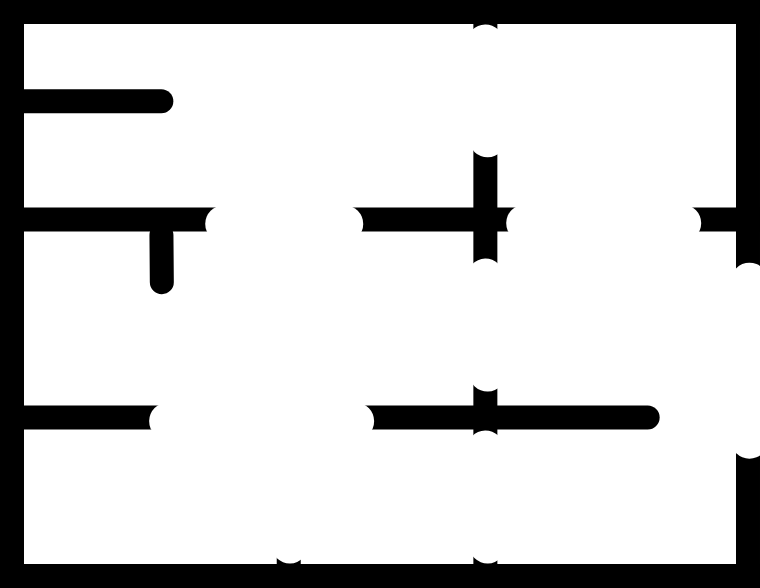
#> input picture room.png, 760 x 588 px
$ python particle_filter_room.py
#> lines starting #> are read from the running program, lines starting #| are printed output that depends on the picture; after the words box and inside, x2 and y2 are one past the last pixel; in counts of white or black regions, pixels touching at a corner belong together
### robot.py
import numpy as np
import cv2
from constant import *

class Robot:
  def __init__(self, pos, rot_angle):
    # super().__init__(room, pos, rot_angle)
    self.pos = pos
    self.rot_angle = rot_angle
    self.robot_radius = 25
    self.thikness = 10
    self.robot_color = (255,0,0)

  # The position of the robot is relative to the room
  # its rotation is relative to its center with x,y <=> width, height
  def put_robot(self, room):

    cv2.circle(room, self.pos, self.robot_radius, self.robot_color , -1)
    cv2.line(room, self.pos, (int(self.pos[0]+self.robot_radius*np.cos(self.rot_angle)), int(self.pos[1]+self.robot_radius*np.sin(self.rot_angle))),(0,0,0), self.thikness//2)
    cv2.imshow("room", room)

    return room

  # This function changes the position of the robot with a small noise
  def move(self, room, fwd, turn, noisy = True, STD_STEP = 2, STD_TURN = np.radians(3)):
    if noisy:
        fwd_noisy = np.random.normal(fwd, STD_STEP, 1)
        turn_noisy = np.random.normal(turn, STD_TURN, 1)
    else:
        fwd_noisy = fwd
        turn_noisy = turn

    pos0 = self.pos[0] + int(fwd_noisy*np.cos(self.rot_angle))
    pos1 = self.pos[1] + int(fwd_noisy*np.sin(self.rot_angle))

    self.rot_angle += turn_noisy

    if room[pos1][pos0][0] == 0:
      pos0 = self.pos[0]
      pos1 = self.pos[1]

    self.pos = (pos0, pos1)

  # Senses the position of the robot like a lidar
  def sense_lidar(self, room, nbr_angle_accuracy = NBR_ANGLE_ACCURACY, step_xy = 13, sensor_angle = np.radians(SENSOR_ANGLE), max_distance_sensor = 300):

    sensor = np.zeros((nbr_angle_accuracy,1))

    lroom = cv2.cvtColor(room, cv2.COLOR_BGR2GRAY)
    if not(nbr_angle_accuracy == 1):
        step_angle = sensor_angle/(nbr_angle_accuracy-1)
    else :
        sensor_angle = step_angle = 0

    for i in range(nbr_angle_accuracy):
        dist = 0
        posx = self.pos[1]
        posy = self.pos[0]

        if posx<lroom.shape[0]  and posy<lroom.shape[1] :
            pix = lroom[posx, posy]
        else :
            pix = -1

        while pix>0 and dist<max_distance_sensor and posx+step_xy<lroom.shape[0] and posy+step_xy< lroom.shape[1]:

                posy += int(step_xy*np.cos(self.rot_angle-sensor_angle/2 + step_angle*i))
                posx += int(step_xy*np.sin(self.rot_angle-sensor_angle/2 + step_angle*i))

                dist += step_xy

                pix = lroom[posx, posy]

        if pix == 0 :
            sensor[i] = np.sqrt(posx**2 + posy**2)
            cv2.circle(room, (int(posy), int(posx)), 5, (255,0,255), -1)
        else:
            sensor[i] = -1
            cv2.circle(room, (int(posy), int(posx)), 5, (0,255,255), -1)

    return sensor

### particles.py
import numpy as np
import cv2
from constant import *

class Particles:
    def __init__(self, num_particles, HEIGHT, WIDTH):
        self.num_particles = num_particles
        self.HEIGHT, self.WIDTH = HEIGHT, WIDTH
        self.particles = np.random.rand(num_particles, 3)
        self.particles *= np.array((self.WIDTH, self.HEIGHT, np.radians(360)))
        self.weights =  np.zeros(self.num_particles)
        self.SIGMA_POS = 2
        self.SIGMA_TURN = np.radians(10)

    def move_particles(self, fwd, turn):
        self.particles[:, 0] += fwd*np.cos(self.particles[:, 2])
        self.particles[:, 1] += fwd*np.sin(self.particles[:, 2])
        self.particles[:, 2] += turn

        self.particles[:, 0] = np.clip(self.particles[:, 0], 0.0, self.WIDTH-1)
        self.particles[:, 1] = np.clip(self.particles[:, 1], 0.0, self.HEIGHT-1)


    def put_particles(self, room):
        if len(self.particles) > 0:
            for i in range(self.num_particles):
                cv2.circle(room, (int(self.particles[i,0]),(int(self.particles[i,1]))),1, (255, 255, 0), 1)


    def get_weights(self, room, sensor_robot):

        for i in range(len(self.particles)):
            sensor_particle = self.sense_lidar(room, (int(self.particles[i][0]), int(self.particles[i][1])), self.particles[i][2])
            weight = np.abs(sensor_robot-sensor_particle)
            self.weights[i] = np.sum(weight)

        self.weights = (NBR_ANGLE_ACCURACY*max(self.WIDTH//15, self.HEIGHT//15) - self.weights)
        # self.wieghts = (np.max(self.weights)- self.weights)

        self.weights[np.where(
                (self.particles[:,0] == 0)|
                (self.particles[:,0] == self.WIDTH-1)|
                (self.particles[:,1] == 0)|
                (self.particles[:,1] == self.HEIGHT-1)
            )[0]
            ] = 0.0
        self.weights[np.where(self.weights <0)] = 0.0
        self.weights = self.weights**3


    def resample(self):
        probabilities = self.weights/np.sum(self.weights)

        new_index = np.random.choice(
            self.num_particles,
            size = self.num_particles,
            p = probabilities
        )

        self.particles = self.particles[new_index, :]

        # self.particles[np.where(self.weights == 0)]  = [0,0,0]

        # hey = self.particles[np.where(self.weights == 0)]


    def add_noise(self):
        noise = np.concatenate(
            (
                np.random.normal(0,self.SIGMA_POS, (self.num_particles, 1)),
                np.random.normal(0,self.SIGMA_POS, (self.num_particles, 1)),
                np.random.normal(0,self.SIGMA_TURN, (self.num_particles, 1))
            ),
            axis = 1
        )
        self.particles += noise

    def sense_lidar(self, room, pos, rot_angle, nbr_angle_accuracy = NBR_ANGLE_ACCURACY, step_xy = 13, sensor_angle = np.radians(SENSOR_ANGLE), max_distance_sensor = 300):

        sensor = np.zeros((nbr_angle_accuracy,1))

        lroom = cv2.cvtColor(room, cv2.COLOR_BGR2GRAY)
        if not(nbr_angle_accuracy == 1):
            step_angle = sensor_angle/(nbr_angle_accuracy-1)
        else :
            sensor_angle = step_angle = 0

        for i in range(nbr_angle_accuracy):
            dist = 0
            posx = pos[1]
            posy = pos[0]

            if posx<lroom.shape[0]  and posy<lroom.shape[1] :
                pix = lroom[posx, posy]
            else :
                pix = -1

            while pix>0 and dist<max_distance_sensor and posx+step_xy<lroom.shape[0] and posy+step_xy< lroom.shape[1]:

                    posy += int(step_xy*np.cos(rot_angle-sensor_angle/2 + step_angle*i))
                    posx += int(step_xy*np.sin(rot_angle-sensor_angle/2 + step_angle*i))

                    dist += step_xy

                    pix = lroom[posx, posy]


            if pix == 0 :
                sensor[i] = np.sqrt(posx**2 + posy**2)
            else:
                sensor[i] = -1

        return sensor

    def particles_exist(self):
        return len(self.particles)>0

    def estimation(self):
        return np.mean(self.particles, axis = 0)

    def number_particles(self):
        return len(self.particles)

### particle_filter_room.py
import numpy as np
import cv2
import matplotlib.pyplot as plt

from robot import *
from particles import *

NUM_PARTICLES = 800

room = room = cv2.imread("room.png")
#> room is the input picture: shape (588, 760, 3); min 0, max 255, mean 207.1
HEIGHT, WIDTH,_ = room.shape
#> HEIGHT = 588; WIDTH = 760

# This function returns the next steps and turns of the robot
def get_input(TURN = np.radians(20), STEP = 5):
  fwd = 0
  turn = 0
  halt = False
  k = cv2.waitKey(0)&0xFF

  if k == 109:
    fwd = STEP
  elif k == 33:
    turn = TURN
  elif k == 58:
    turn = -TURN
  elif k == 0:
    halt = True

  return fwd, turn, halt


halt = False
pos = (3*WIDTH//4, 4*HEIGHT//5)
#> pos = (570, 470)
rot = 180
fwd, turn = 0, 0
error_pos = list()

robot_ = Robot(pos, rot)

particles_ = Particles(NUM_PARTICLES, HEIGHT, WIDTH)

while not(halt):

    lroom = np.array(room)

    fwd, turn, halt = get_input()
#> (key Esc is pressed here)

    robot_.move(lroom, fwd, turn, noisy = True)
#> in move, `turn_noisy = np.random.normal(turn, STD_TURN, 1)`: turn_noisy = [-0.0242]
#> in move, `self.rot_angle += turn_noisy`: self.rot_angle = [180]

    sensor = robot_.sense_lidar(lroom)
#> in sense_lidar, `step_angle = sensor_angle/(nbr_angle_accuracy-1)`: step_angle = 0.262
#> after the loop in sense_lidar, `for i in range(nbr_angle_accuracy):`:
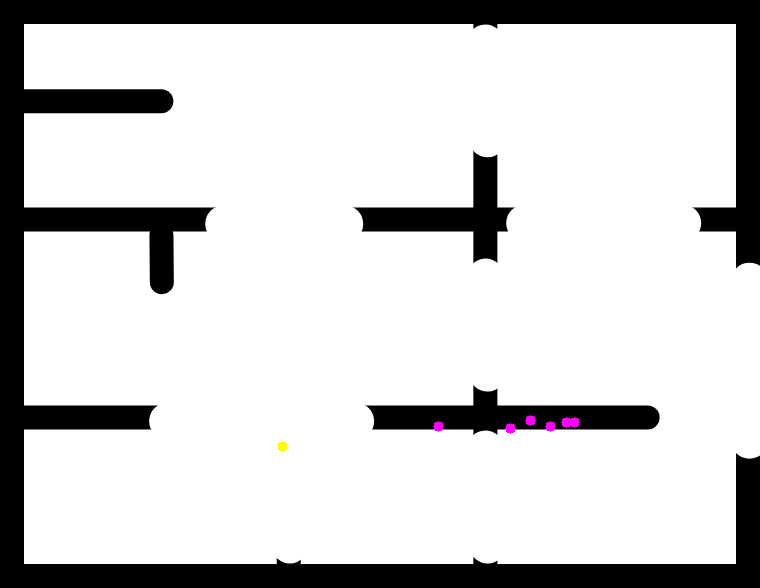
#> room: shape (588, 760, 3); 0.12% of pixels changed, all inside (x1, y1, x2, y2) = (277, 415, 580, 452)
#> after the loop in sense_lidar, `for i in range(nbr_angle_accuracy):`: sensor = [-1, 611, 665.8, 676.2, 695.7, 706, 712.4]
#> sensor = [-1, 611, 665.8, 676.2, 695.7, 706, 712.4]

    particles_.put_particles(lroom)
#> after the loop in put_particles, `for i in range(self.num_particles):`:
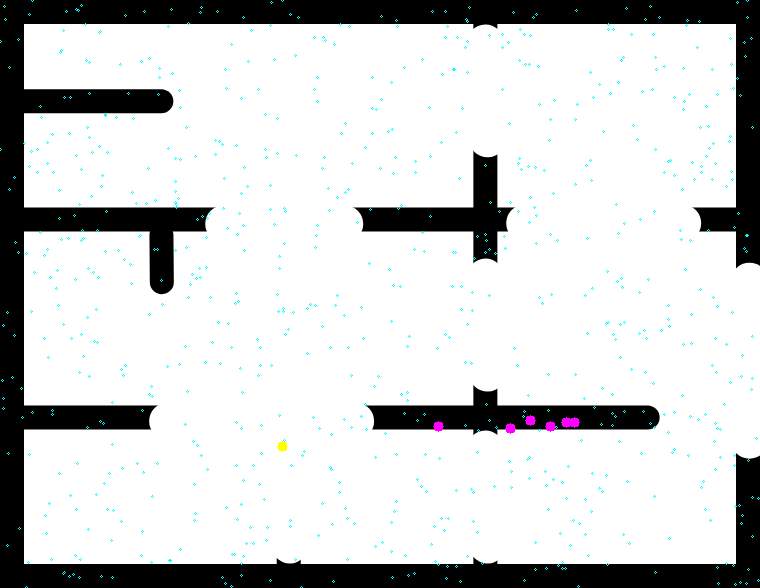
#> room: shape (588, 760, 3); 0.71% of pixels changed, all inside (x1, y1, x2, y2) = (0, 0, 760, 588)
    particles_.move_particles(fwd, turn)

    particles_.get_weights(lroom, sensor)
#> the loop in get_weights, `for i in range(len(self.particles)):` made 800 passes
#> (sensor_particle, weight) on passes 1 to 3: ([591.9, 591.9, 591.9, 591.9, 591.9, 591.9, 591.9], [592.9, 19.15, 73.94, 84.39, 103.8, 114.2, 120.6]), ([295.8, -1, 446.6, 460.9, 464.2, 469.4, 472.9], [296.8, 612, 219.2, 215.3, 231.5, 236.6, 239.5]), ([574.1, 614.8, 668.9, -1, -1, 735, 698.3], [575.1, 3.82, 3.12, 677.2, 696.7, 28.96, 14.12])
#> after the loop in get_weights, `for i in range(len(self.particles)):`: self.weights = 800 values, max 4867.3 at index 324, min 121.5 at index 374, mean 2335.3
#> in get_weights, `self.weights = (NBR_ANGLE_ACCURACY*max(self.WIDTH//15, self.HEIGHT//15..`: self.weights = 800 values, max 228.5 at index 374, min -4517.3 at index 324, mean -1985.3
#> in get_weights, `self.weights = self.weights**3`: self.weights = 800 values, max 11925375.5 at index 374, min 0 at index 0, mean 28767.3
    particles_.resample()
#> in resample, `probabilities = self.weights/np.sum(self.weights)`: probabilities = 800 values, max 0.518 at index 374, min 0 at index 0, mean 0.00125
#> in resample, `new_index = np.random.choice( self.num_particles, size = self.num_part..`: new_index = 800 values, max 644 at index 131, min 7 at index 2, mean 396.6
#> in resample, `self.particles = self.particles[new_index, :]`: self.particles = 800 rows, first 8: [731.4, 64.99, 3.96], [477.1, 532.1, 4.7], [607.4, 271.3, 4.9], [731.4, 64.99, 3.96], [731.4, 64.99, 3.96], [690, 94.22, 4.15], [731.4, 64.99, 3.96], [477.1, 532.1, 4.7]
    particles_.add_noise()
#> in add_noise, `self.particles += noise`: self.particles = 800 rows, first 8: [732.8, 65, 3.93], [475.1, 530.1, 4.45], [604.1, 267.6, 4.61], [732.6, 63.56, 3.95], [735.2, 61.46, 3.74], [688.4, 95.88, 4.26], [731, 66.55, 3.83], [475, 530.4, 4.6]

    lroom = robot_.put_robot(lroom)
#> in put_robot, `cv2.line(room, self.pos, (int(self.pos[0]+self.robot_radius*np.cos(sel..`:
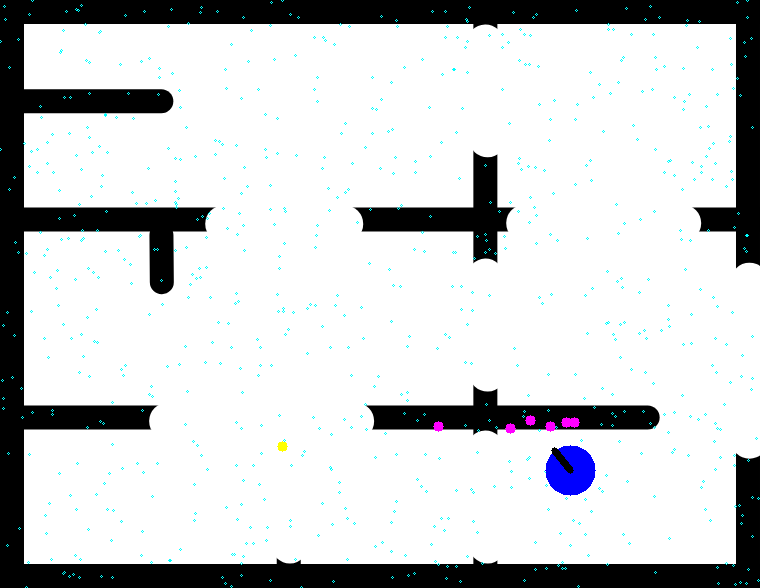
#> room: shape (588, 760, 3); mean B, G, R 207.6, 206.3, 204.8

    if particles_.particles_exist:
        particle_mean = particles_.estimation()
#> particle_mean = [648.9, 204.1, 4.2]
        cv2.circle(lroom, (int(particle_mean[0]), int(particle_mean[1])), 8, (0, 0, 255), -1)
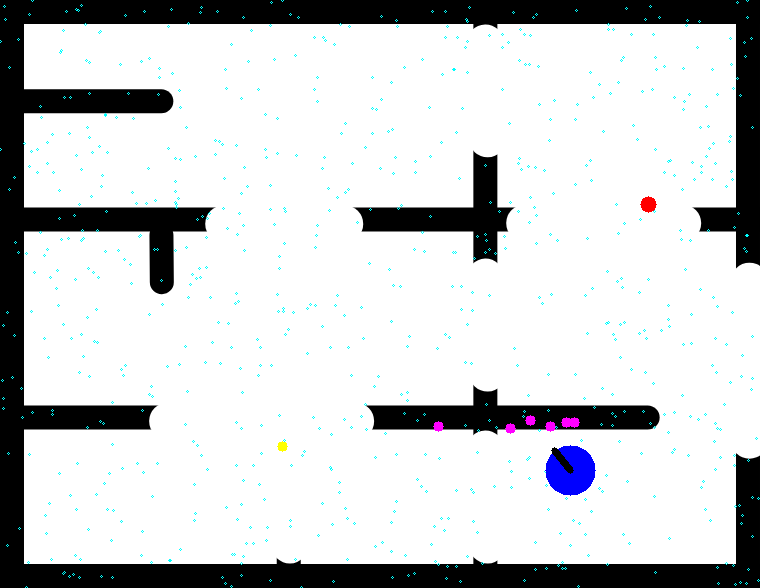
#> lroom: shape (588, 760, 3); 0.04% of pixels changed, all inside (x1, y1, x2, y2) = (640, 196, 657, 213)


    cv2.imshow("room", lroom)

    error_pos.append(np.abs(robot_.pos - np.array([int(particle_mean[0]), int(particle_mean[1])])))

plt.plot(error_pos)
plt.grid()
plt.show()


cv2.waitKey(0)
cv2.destroyAllWindows()
